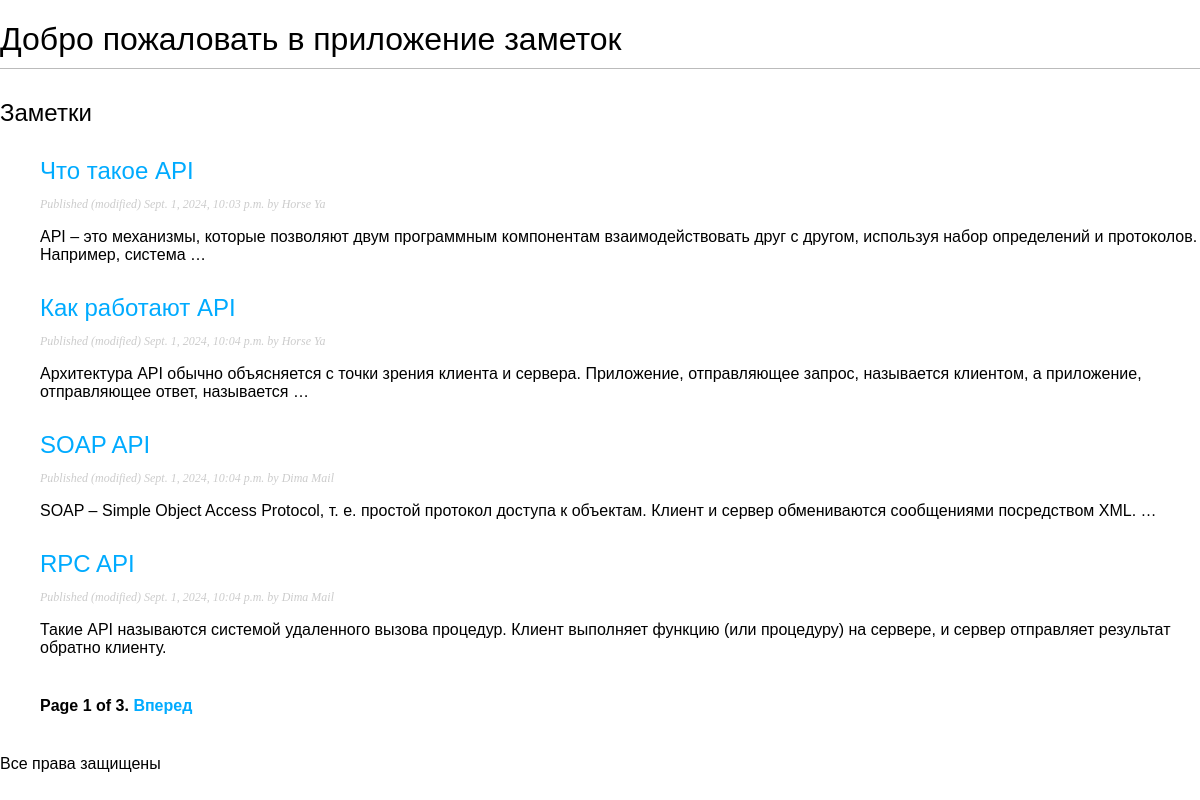
The app's page /notes/ with its own data.
### notes/models.py (models this page shows, shortened)
class Note(models.Model):
    title = models.CharField(max_length=200)
    description = models.TextField()
    created_at = models.DateTimeField(auto_now_add=True)
    updated_at = models.DateTimeField(auto_now=True)
    user = models.ForeignKey(get_user_model(), on_delete=models.CASCADE)

### accounts/models.py (models this page shows, shortened)
class User(AbstractBaseUser):
    email = models.EmailField(verbose_name='email address', max_length=255, unique=True)
    first_name = models.CharField(verbose_name='first name', max_length=50)
    last_name = models.CharField(verbose_name='last name', max_length=50)
    is_active = models.BooleanField(default=True)
    is_admin = models.BooleanField(default=False)
    created = models.DateTimeField(default=timezone.now)
    objects = MyUserManager()
    USERNAME_FIELD = 'email'
    REQUIRED_FIELDS = ['first_name', 'last_name']
    class Meta:
        verbose_name = 'пользователь'
        verbose_name_plural = 'пользователи'
        constraints = [
            models.UniqueConstraint(fields=['first_name', 'last_name'], name='unique_first_name_last_name')
        ]
    def __str__(self):
        return '%s %s' % (self.first_name, self.last_name)

### notes/views.py (the view)
# urls.py: path('notes/', views.note_list, name='note_list'),
def note_list(request):
    all_notes = Note.objects.all()
    paginator = Paginator(all_notes, 4)
    page_number = request.GET.get('page')
    try:
        notes = paginator.page(page_number)
    except PageNotAnInteger:
        notes = paginator.page(1)
    except EmptyPage:
        notes = paginator.page(paginator.num_pages)
    return render(request, 'notes/list.html', {'notes': notes})

### templates/notes/list.html (shortened to what this page needs)
{% extends 'base.html' %}
{% block content %}
    <h2>Заметки</h2>
    <ul>
        {% for note in notes %}
            <h2>
                <a href="{% url 'notes:note_item' note.id %}"> {{ note.title }}</a>
            </h2>
            <p class="date">
                Published (modified) {{ note.updated_at }} by {{ note.user }}
            </p>
            {{ note.description|truncatewords:20|linebreaks }}
        {% endfor %}
        {% include "pagination.html" with page=notes %}
    </ul>
{% endblock %}

### records on screen
Note: title "Что такое API", updated_at "Sept. 1, 2024, 10:03 p.m.", user "Horse Ya", description "API – это механизмы, которые позволяют двум программным компонентам взаимодействовать друг с другом, используя набор определений и протоколов. Например, система …"
Note: title "Как работают API", updated_at "Sept. 1, 2024, 10:04 p.m.", user "Horse Ya", description "Архитектура API обычно объясняется с точки зрения клиента и сервера. Приложение, отправляющее запрос, называется клиентом, а приложение, отправляющее ответ, называется …"
Note: title "SOAP API", updated_at "Sept. 1, 2024, 10:04 p.m.", user "Dima Mail", description "SOAP – Simple Object Access Protocol, т. е. простой протокол доступа к объектам. Клиент и сервер обмениваются сообщениями посредством XML. …"
Note: title "RPC API", updated_at "Sept. 1, 2024, 10:04 p.m.", user "Dima Mail", description "Такие API называются системой удаленного вызова процедур. Клиент выполняет функцию (или процедуру) на сервере, и сервер отправляет результат обратно клиенту."

### other values on screen
{{ page.number }} "1"
{{ page.paginator.num_pages }} "3"
